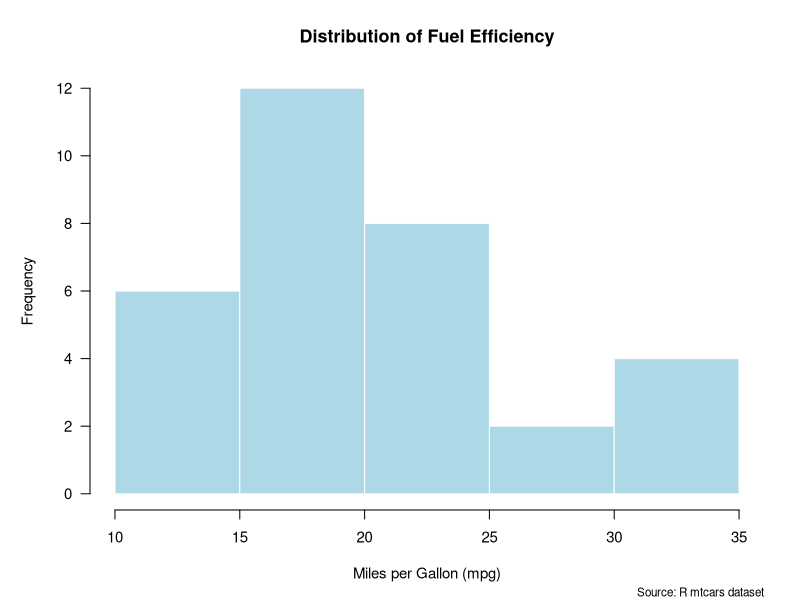
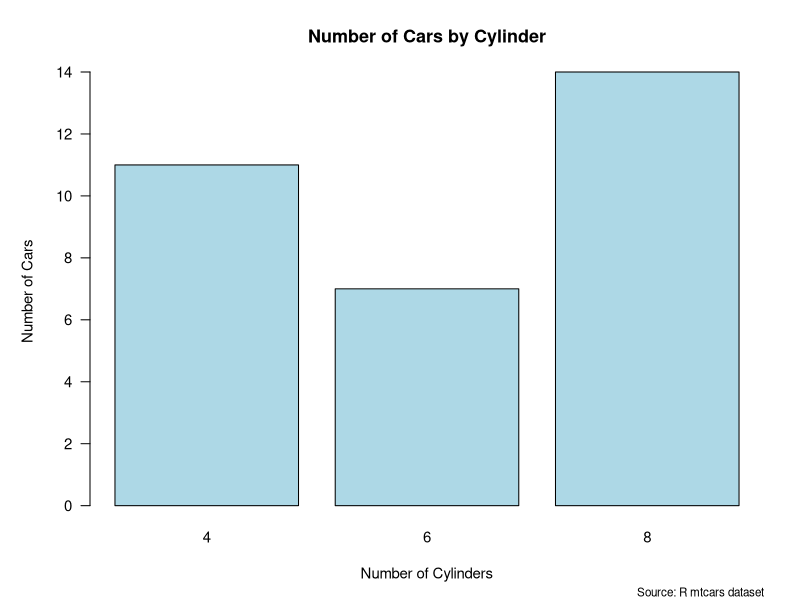
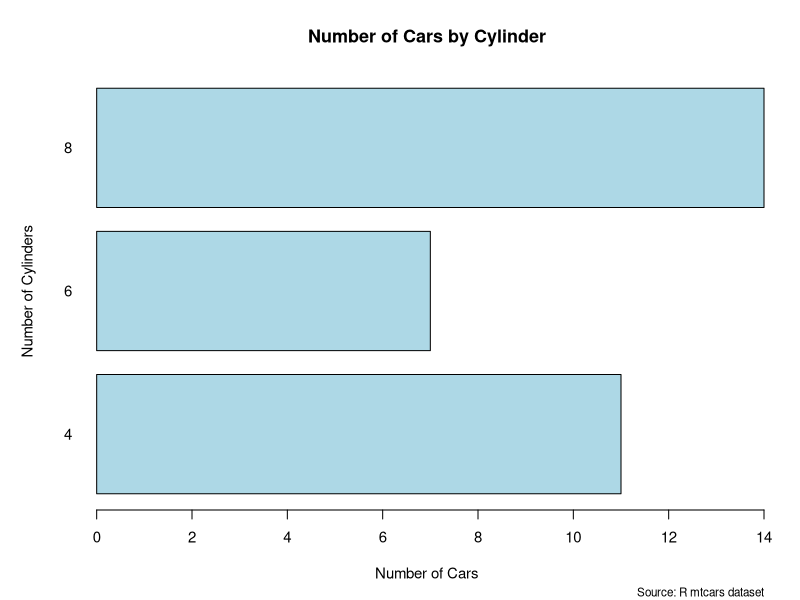
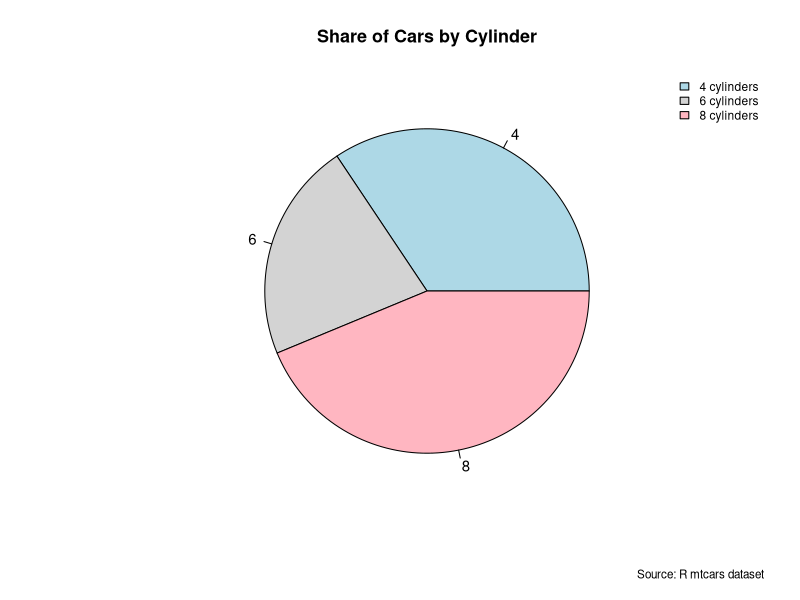
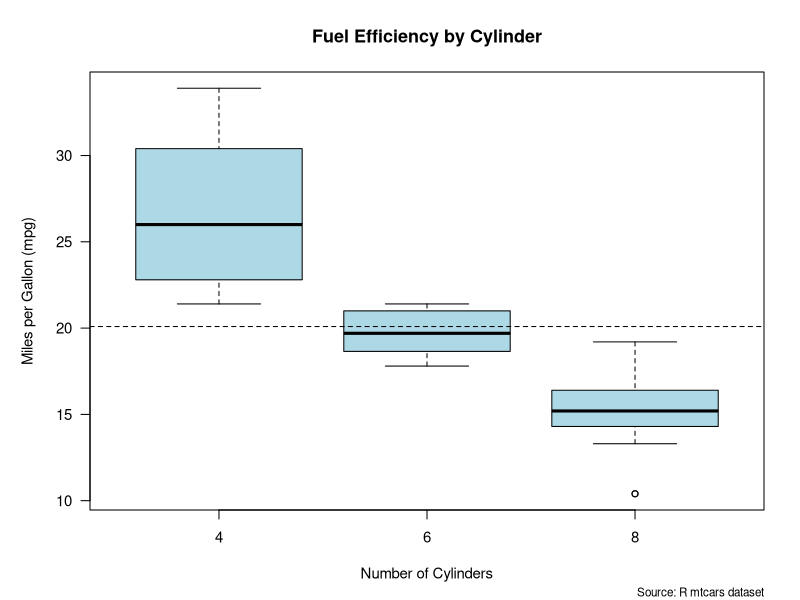
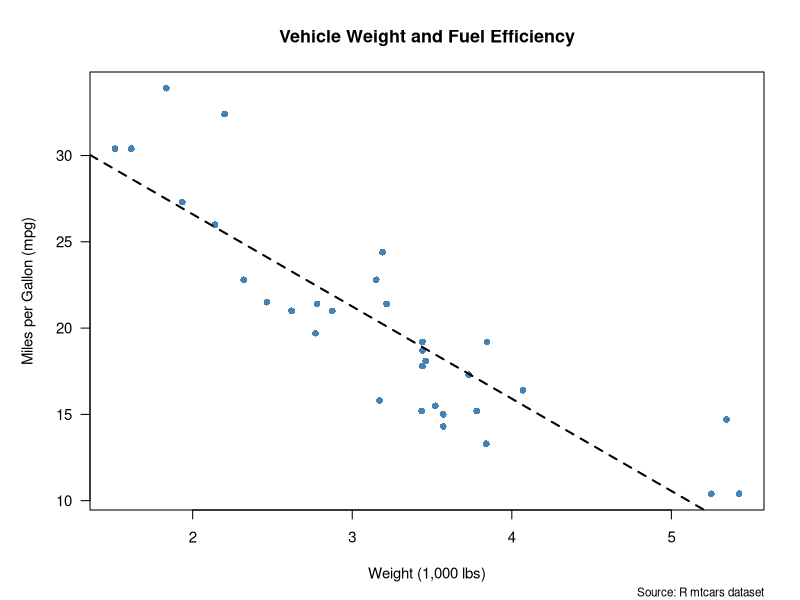
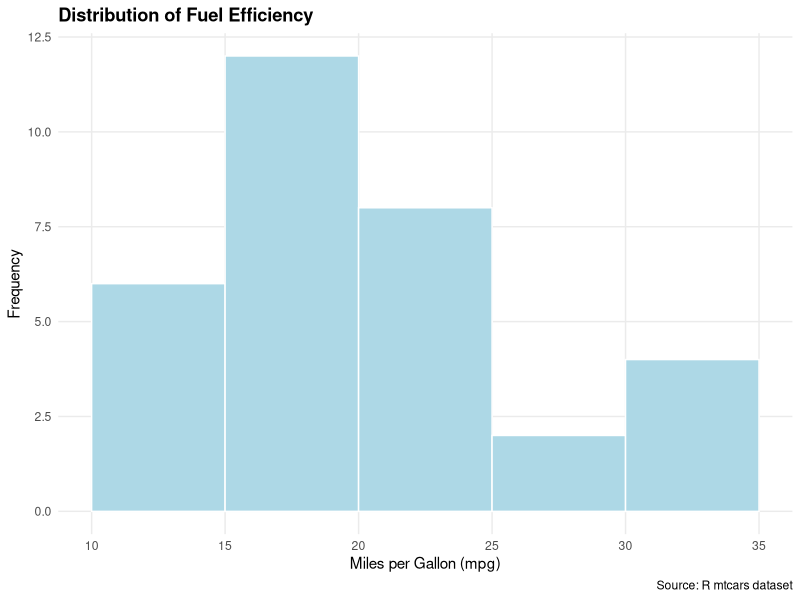
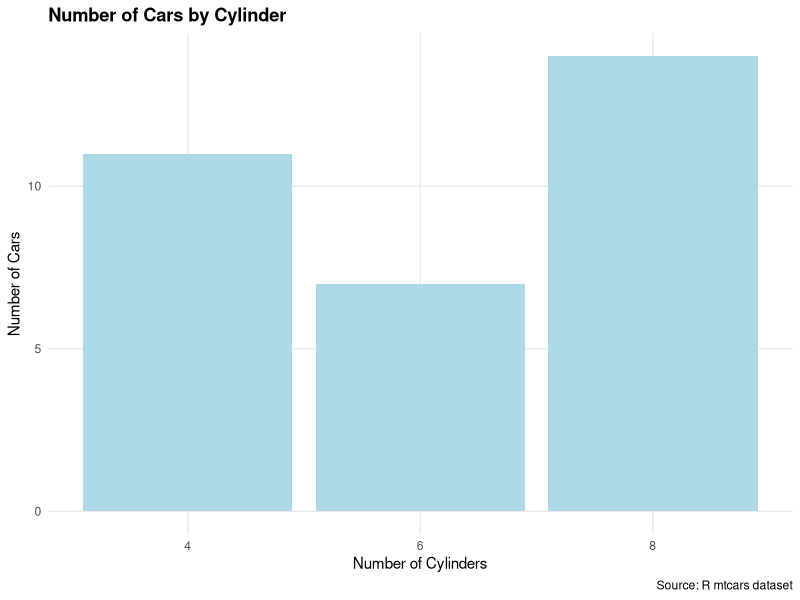

Write R code to recreate these figures, in order.
## ---- chunk 1
data(mtcars)
## ---- chunk 2
# Save current graphics settings and set a simple common style
op <- par(
  family = "sans",
  cex = 0.9,
  las = 1,
  mar = c(5, 5, 4, 2)
)
## ---- chunk 3
hist(
  mtcars$mpg,
  main = "Distribution of Fuel Efficiency",
  xlab = "Miles per Gallon (mpg)",
  ylab = "Frequency",
  col = "lightblue",
  border = "white"
)

mtext(
  "Source: R mtcars dataset",
  side = 1,
  line = 4,
  adj = 1,
  cex = 0.7
)
## ---- chunk 4
cyl_counts <- table(mtcars$cyl)

barplot(
  cyl_counts,
  main = "Number of Cars by Cylinder",
  xlab = "Number of Cylinders",
  ylab = "Number of Cars",
  col = "lightblue"
)

mtext(
  "Source: R mtcars dataset",
  side = 1,
  line = 4,
  adj = 1,
  cex = 0.7
)
## ---- chunk 5
barplot(
  cyl_counts,
  horiz = TRUE,
  main = "Number of Cars by Cylinder",
  xlab = "Number of Cars",
  ylab = "Number of Cylinders",
  col = "lightblue"
)

mtext(
  "Source: R mtcars dataset",
  side = 1,
  line = 4,
  adj = 1,
  cex = 0.7
)
## ---- chunk 6
pie_colors <- c("lightblue", "lightgray", "lightpink")

pie(
  cyl_counts,
  main = "Share of Cars by Cylinder",
  col = pie_colors,
  labels = names(cyl_counts)
)

legend(
  "topright",
  legend = c("4 cylinders", "6 cylinders", "8 cylinders"),
  fill = pie_colors,
  bty = "n",
  cex = 0.8
)

mtext(
  "Source: R mtcars dataset",
  side = 1,
  line = 3,
  adj = 1,
  cex = 0.7
)
## ---- chunk 7
boxplot(
  mpg ~ factor(cyl),
  data = mtcars,
  main = "Fuel Efficiency by Cylinder",
  xlab = "Number of Cylinders",
  ylab = "Miles per Gallon (mpg)",
  col = "lightblue"
)

abline(
  h = mean(mtcars$mpg),
  lty = 2,
  lwd = 1
)

mtext(
  "Source: R mtcars dataset",
  side = 1,
  line = 4,
  adj = 1,
  cex = 0.7
)
## ---- chunk 8
plot(
  mtcars$wt,
  mtcars$mpg,
  main = "Vehicle Weight and Fuel Efficiency",
  xlab = "Weight (1,000 lbs)",
  ylab = "Miles per Gallon (mpg)",
  pch = 16,
  col = "steelblue"
)

abline(
  lm(mpg ~ wt, data = mtcars),
  lty = 2,
  lwd = 2
)

mtext(
  "Source: R mtcars dataset",
  side = 1,
  line = 4,
  adj = 1,
  cex = 0.7
)

# Restore previous graphics settings
par(op)
## ---- chunk 9
library(ggplot2)

theme_mine <- function() {
  theme_minimal(
    base_size = 11,
    base_family = "sans"
  ) +
    theme(
      plot.title = element_text(face = "bold"),
      panel.grid.minor = element_blank(),
      plot.caption = element_text(hjust = 1)
    )
}
## ---- chunk 10
p_hist <- ggplot(
  mtcars,
  aes(x = mpg)
) +
  geom_histogram(
    binwidth = 5,
    boundary = 10,
    fill = "lightblue",
    color = "white"
  ) +
  labs(
    title = "Distribution of Fuel Efficiency",
    x = "Miles per Gallon (mpg)",
    y = "Frequency",
    caption = "Source: R mtcars dataset"
  ) +
  theme_mine()

p_hist
## ---- chunk 11
p_bar_vertical <- ggplot(
  mtcars,
  aes(x = factor(cyl))
) +
  geom_bar(
    fill = "lightblue"
  ) +
  labs(
    title = "Number of Cars by Cylinder",
    x = "Number of Cylinders",
    y = "Number of Cars",
    caption = "Source: R mtcars dataset"
  ) +
  theme_mine()

p_bar_vertical
## ---- chunk 12
p_bar_horizontal <- ggplot(
  mtcars,
  aes(x = factor(cyl))
) +
  geom_bar(
    fill = "lightblue"
  ) +
  coord_flip() +
  labs(
    title = "Number of Cars by Cylinder",
    x = "Number of Cylinders",
    y = "Number of Cars",
    caption = "Source: R mtcars dataset"
  ) +
  theme_mine()

p_bar_horizontal
## ---- chunk 13
pie_df <- as.data.frame(cyl_counts)
names(pie_df) <- c("cyl", "count")

p_pie <- ggplot(
  pie_df,
  aes(
    x = "",
    y = count,
    fill = cyl
  )
) +
  geom_col(
    width = 1,
    color = "white"
  ) +
  coord_polar(theta = "y") +
  scale_fill_manual(
    values = c(
      "4" = "lightblue",
      "6" = "lightgray",
      "8" = "lightpink"
    )
  ) +
  labs(
    title = "Share of Cars by Cylinder",
    fill = "Cylinders",
    caption = "Source: R mtcars dataset"
  ) +
  theme_mine() +
  theme(
    axis.title = element_blank(),
    axis.text = element_blank(),
    axis.ticks = element_blank(),
    panel.grid = element_blank()
  )

p_pie
## ---- chunk 14
p_box <- ggplot(
  mtcars,
  aes(
    x = factor(cyl),
    y = mpg
  )
) +
  geom_boxplot(
    fill = "lightblue"
  ) +
  labs(
    title = "Fuel Efficiency by Cylinder",
    x = "Number of Cylinders",
    y = "Miles per Gallon (mpg)",
    caption = "Source: R mtcars dataset"
  ) +
  theme_mine()

p_box
## ---- chunk 15
p_scatter <- ggplot(
  mtcars,
  aes(
    x = wt,
    y = mpg
  )
) +
  geom_point(
    color = "steelblue"
  ) +
  geom_smooth(
    method = "lm",
    se = FALSE,
    linetype = 2
  ) +
  labs(
    title = "Vehicle Weight and Fuel Efficiency",
    x = "Weight (1,000 lbs)",
    y = "Miles per Gallon (mpg)",
    caption = "Source: R mtcars dataset"
  ) +
  theme_mine()

p_scatter
## ---- chunk 16
draw_base_hist <- function() {
  op2 <- par(
    family = "sans",
    cex = 0.9,
    las = 1,
    mar = c(5, 5, 4, 2)
  )

  hist(
    mtcars$mpg,
    breaks = seq(10, 35, by = 5),
    main = "Distribution of Fuel Efficiency",
    xlab = "Miles per Gallon (mpg)",
    ylab = "Frequency",
    col = "lightblue",
    border = "white"
  )

  mtext(
    "Source: R mtcars dataset",
    side = 1,
    line = 4,
    adj = 1,
    cex = 0.7
  )

  par(op2)
}
## ---- chunk 17
capabilities(c("png", "jpeg", "tiff", "cairo"))
## ---- chunk 18
#| output: false
#| warning: false
#| message: false

pdf(
  "hist_base.pdf",
  width = 6.5,
  height = 4
)
draw_base_hist()
dev.off()

svg(
  "hist_base.svg",
  width = 6.5,
  height = 4
)
draw_base_hist()
dev.off()

png(
  "hist_base.png",
  width = 6.5,
  height = 4,
  units = "in",
  res = 300
)
draw_base_hist()
dev.off()

jpeg(
  "hist_base.jpg",
  width = 6.5,
  height = 4,
  units = "in",
  res = 300
)
draw_base_hist()
dev.off()

tiff(
  "hist_base.tiff",
  width = 6.5,
  height = 4,
  units = "in",
  res = 300
)
draw_base_hist()
dev.off()

bmp(
  "hist_base.bmp",
  width = 6.5,
  height = 4,
  units = "in",
  res = 300
)
draw_base_hist()
dev.off()
## ---- chunk 19
#| output: false
#| warning: false
#| message: false

ggsave(
  "hist_ggplot.pdf",
  p_hist,
  width = 6.5,
  height = 4
)

ggsave(
  "hist_ggplot.svg",
  p_hist,
  width = 6.5,
  height = 4
)

ggsave(
  "hist_ggplot.png",
  p_hist,
  width = 6.5,
  height = 4,
  dpi = 300
)

ggsave(
  "hist_ggplot.jpg",
  p_hist,
  width = 6.5,
  height = 4,
  dpi = 300
)

ggsave(
  "hist_ggplot.tiff",
  p_hist,
  width = 6.5,
  height = 4,
  dpi = 300
)

ggsave(
  "hist_ggplot.bmp",
  p_hist,
  width = 6.5,
  height = 4,
  dpi = 300
)
## ---- chunk 20
base_files <- c(
  "hist_base.pdf",
  "hist_base.svg",
  "hist_base.png",
  "hist_base.jpg",
  "hist_base.tiff",
  "hist_base.bmp"
)

ggplot_files <- c(
  "hist_ggplot.pdf",
  "hist_ggplot.svg",
  "hist_ggplot.png",
  "hist_ggplot.jpg",
  "hist_ggplot.tiff",
  "hist_ggplot.bmp"
)

format_table <- data.frame(
  Format = c(
    "PDF",
    "SVG",
    "PNG",
    "JPG",
    "TIFF",
    "BMP"
  ),
  Type = c(
    "Vector",
    "Vector",
    "Raster",
    "Raster",
    "Raster",
    "Raster"
  ),
  Base_R_KB = round(
    file.size(base_files) / 1024,
    1
  ),
  ggplot2_KB = round(
    file.size(ggplot_files) / 1024,
    1
  ),
  Compression = c(
    "Lossless",
    "Lossless",
    "Lossless",
    "Lossy",
    "Lossless",
    "Lossless"
  ),
  Transparency = c(
    "Yes",
    "Yes",
    "Yes",
    "No",
    "Yes",
    "No"
  )
)

format_table
